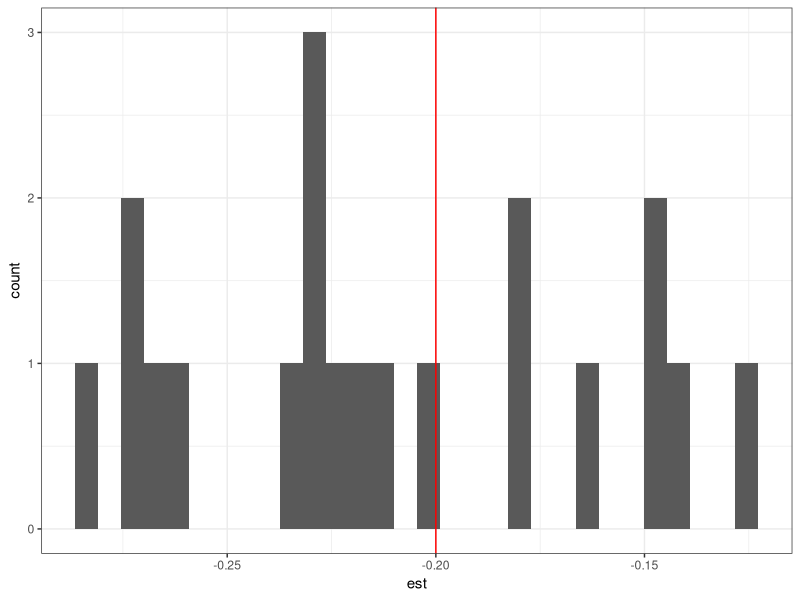
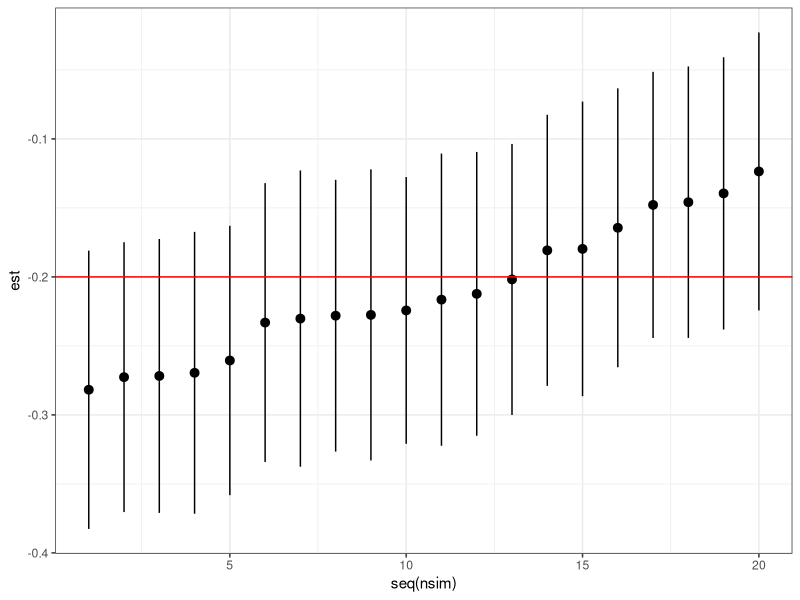
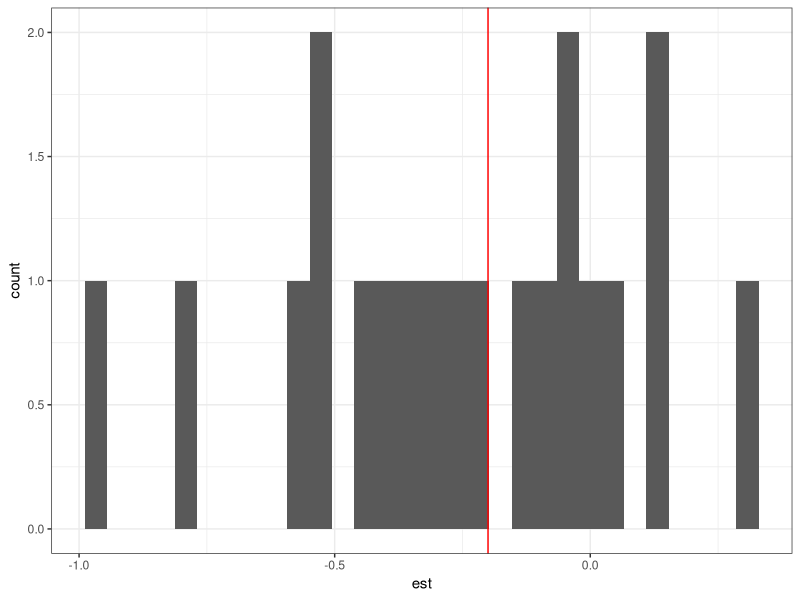
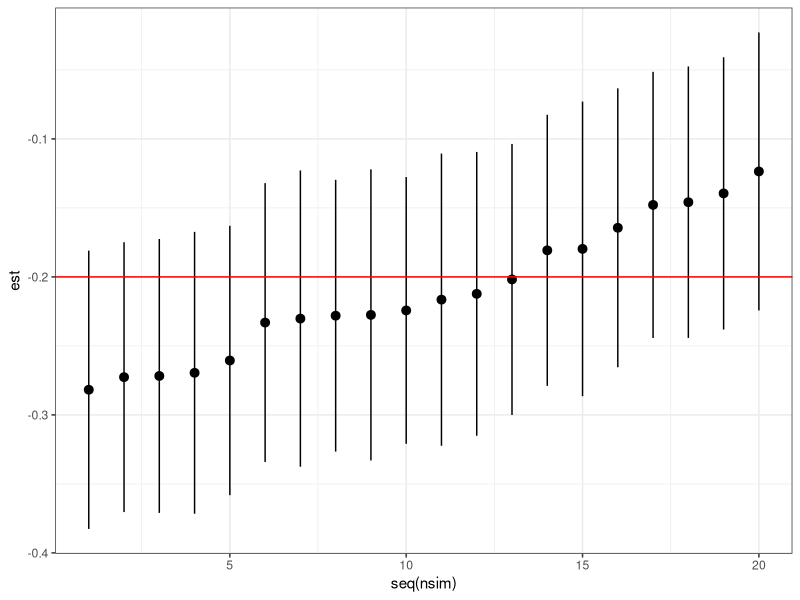
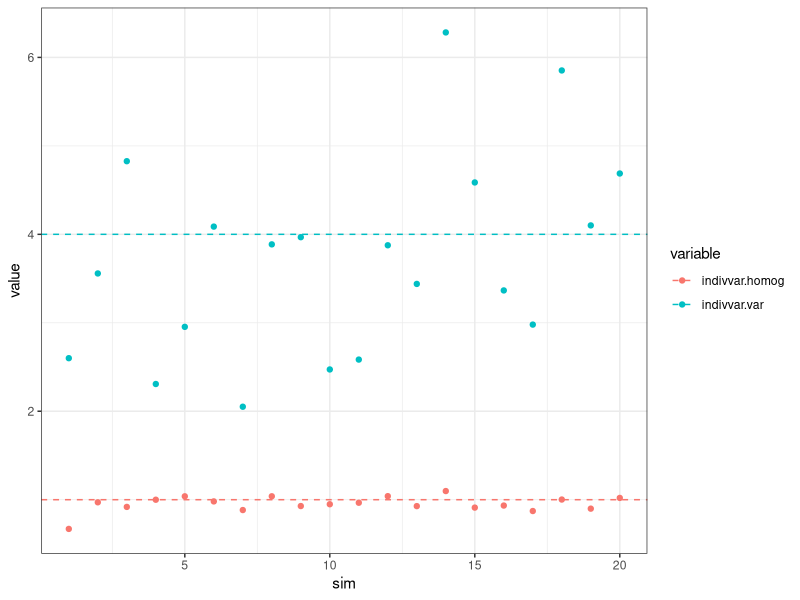

Here is the R script that generated these plots, in order:
## ---- chunk 1
library(lme4)
packageVersion("lme4")
## ---- chunk 2
library(plyr)
library(ggplot2)
theme_set(theme_bw())
## ---- chunk 3
expdat <- expand.grid(indiv=factor(1:30),obs=factor(1:5),ttt=c("homog","var"))
expdat$obs <- factor(seq(nrow(expdat)))
## ---- chunk 4
set.seed(101)
nsim <- 20
beta <- c(qlogis(0.7),-0.2)
theta <- c(.1,.1)
## ---- chunk 5
ss <- simulate(~ttt+(1|indiv)+(1|obs),
               nsim=nsim,
               family=binomial,
               weights=rep(25,nrow(expdat)),
               newdata=expdat,
               newparams=list(theta=theta,beta=beta))
expdat$resp <- ss[,1]
fit1 <- glmer(resp~ttt+(1|indiv)+(1|obs),
               family=binomial,
               weights=rep(25,nrow(expdat)),
               data=expdat)
fit1B <- refit(fit1,ss[[2]])
fitsim <- function(i) {
    coef(summary(refit(fit1,ss[[i]])))["tttvar",]
}
## ---- chunk 6
t1 <- system.time(fitAll <- laply(seq(nsim),function(i) fitsim(i)))
## you can use .progress="text" to get a progress indicator ...
fitAll <- setNames(as.data.frame(fitAll),
                   c("est","stderr","zval","pval"))
## ---- chunk 7
head(fitAll)
## ---- chunk 8
with(fitAll,mean(pval<0.05))
## ---- chunk 9
ggplot(fitAll,aes(x=est))+
    geom_histogram()+geom_vline(xintercept=-0.2,colour="red")
## ---- chunk 10
ggplot(arrange(fitAll,est),
       aes(x=seq(nsim),y=est,
           ymin=est-1.96*stderr,
           ymax=est+1.96*stderr))+geom_pointrange()+
    geom_hline(yintercept=-0.2,colour="red")
## ---- chunk 11
expdat <- transform(expdat,
                    homog=as.numeric((ttt=="homog")),
                    var=as.numeric((ttt=="var")))
theta2 <- c(1,2,0.5)  ## among-individual std dev in homog ttt,
                      ## variable ttt, among-observation (overdispersion)
ss2 <- simulate(~ttt+(0+homog|indiv)+(0+var|indiv)+(1|obs),
               nsim=nsim,
         family=binomial,
         weights=rep(25,nrow(expdat)),
         newdata=expdat,
         newparams=list(theta=theta2,beta=beta))
expdat$resp <- ss2[[1]]
fit2 <- glmer(resp~ttt+(0+homog|indiv)+(0+var|indiv)+(1|obs),
                       family=binomial,
              weights=rep(25,nrow(expdat)),
              data=expdat)
fit2B <- update(fit2,.~ttt+(1|indiv)+(1|obs))
fitsim2 <- function(i) {
   r1 <- try(refit(fit2,ss2[[i]]),silent=TRUE)
   r1B <- try(refit(fit2B,ss2[[i]]),silent=TRUE)
   if (is(r1,"try-error")) return(rep(NA,7))
   res <- c(coef(summary(r1))["tttvar",],unlist(VarCorr(r1)))
   if (is(r1B,"try-error")) return(c(res,rep(NA,2)))
   aa <- anova(r1,r1B)[2,]
   devdiff <- unlist(c(aa["Chisq"]))
   var.pval <- unlist(c(aa["Pr(>Chisq)"]))
   return(c(res,devdiff,var.pval))
}
## ---- chunk 12
t2 <- system.time(fitAll2 <- laply(seq(nsim),function(i) fitsim2(i)))
## .progress="text")
fitAll2 <- setNames(as.data.frame(fitAll2),
                   c("est","stderr","zval","ttt.pval",
                     "indivvar.homog","indivvar.var","obsvar",
                     "devdiff","var.pval"))
save("fitAll2",file="fitAll2.RData")
## ---- chunk 13
head(fitAll2)
## ---- chunk 14
with(fitAll2,mean(ttt.pval<0.05))
with(fitAll2,mean(var.pval<0.05,na.rm=TRUE))
## ---- chunk 15
ggplot(fitAll2,aes(x=est))+
    geom_histogram()+geom_vline(xintercept=-0.2,colour="red")
## ---- chunk 16
ggplot(arrange(fitAll,est),
       aes(x=seq(nsim),y=est,
           ymin=est-1.96*stderr,
           ymax=est+1.96*stderr))+geom_pointrange()+
    geom_hline(yintercept=-0.2,colour="red")
## ---- chunk 17
d2 <- data.frame(sim=seq(nsim),subset(fitAll2,select=c(indivvar.homog,indivvar.var)))
library(reshape2)
m2 <- melt(d2,id.var="sim")
truevals <- data.frame(variable=c("indivvar.homog","indivvar.var"),trueval=c(1,4))
ggplot(m2,aes(x=sim,y=value,colour=variable))+geom_point()+
    geom_hline(data=truevals,aes(yintercept=trueval,colour=variable),lty=2)
